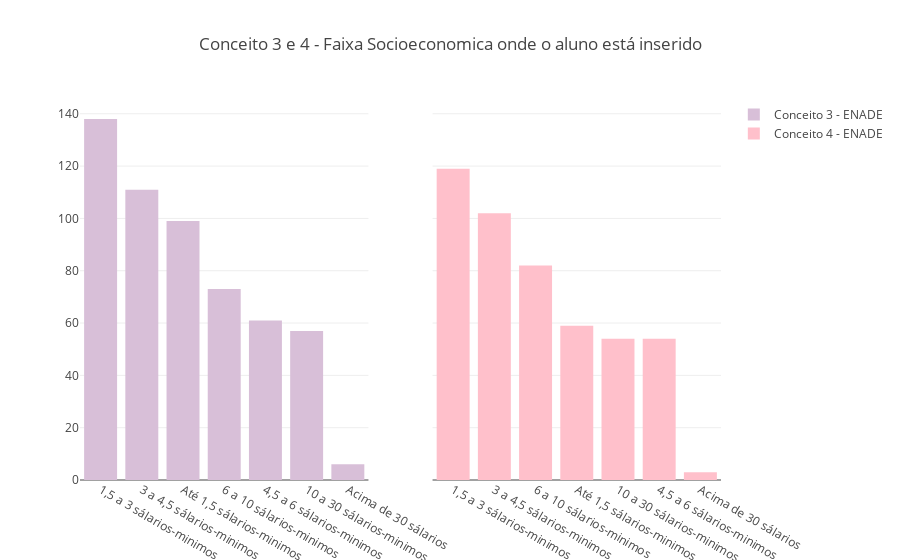

Source (notebook cell):
### Markdown cell above
#### Conclusão:
**Conceito 1 ->** No primeiro gráfico não conseguimos inferir muita coisa pela quantidade de dados que possuímos sobre o conceito 1 do ENADE.

**Conceito 2 ->** Sim possuem caracteristicas parecidas, já que mais do que metadde dos dados está entre 1,5 e 4,5 salários minimos, o que nesse caso eu julgo bem parecidos.

### Code cell
fig1['layout'].update(title='Conceito 3 e 4 - Faixa Socioeconomica onde o aluno está inserido')
iplot(fig1)

### Figure 1 — Plotly figure (JSON) as saved in the notebook; plotly's stock layout.template omitted (floating-point values rounded to 4 significant figures)
{"data": [{"marker": {"color": "#D8BFD8"}, "name": "Conceito 3 - ENADE", "type": "bar", "uid": "10ca51a9-d250-4298-b580-c6949972dab7", "x": ["1,5 a 3 sálarios-minimos", "3 a 4,5 sálarios-minimos", "Até 1,5 sálarios-minimos", "6 a 10 sálarios-minimos", "4,5 a 6 sálarios-minimos", "10 a 30 sálarios-minimos", "Acima de 30 sálarios"], "xaxis": "x", "y": [138, 111, 99, 73, 61, 57, 6], "yaxis": "y"}, {"marker": {"color": "#FFC0CB"}, "name": "Conceito 4 - ENADE", "type": "bar", "uid": "ea1d53fd-a442-4e47-bd08-f990ff692cd0", "x": ["1,5 a 3 sálarios-minimos", "3 a 4,5 sálarios-minimos", "6 a 10 sálarios-minimos", "Até 1,5 sálarios-minimos", "10 a 30 sálarios-minimos", "4,5 a 6 sálarios-minimos", "Acima de 30 sálarios"], "xaxis": "x2", "y": [119, 102, 82, 59, 54, 54, 3], "yaxis": "y"}], "layout": {"title": {"text": "Conceito 3 e 4 - Faixa Socioeconomica onde o aluno está inserido"}, "xaxis": {"anchor": "y", "domain": [0, 0.45]}, "xaxis2": {"anchor": "free", "domain": [0.55, 1], "position": 0}, "yaxis": {"anchor": "x", "domain": [0, 1]}}}
